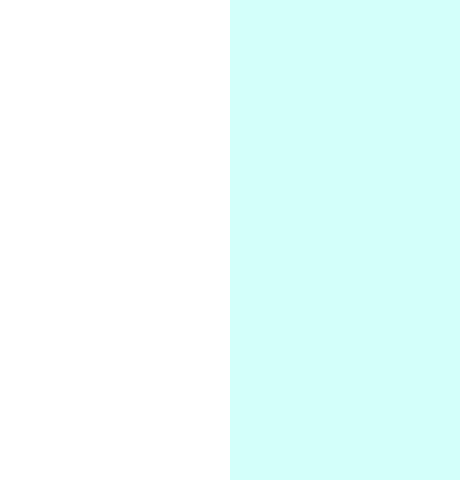
Frame 1 (no input)
Frame 60 (the mouse pressed at the canvas centre just before this capture): identical to frame 1, image omitted
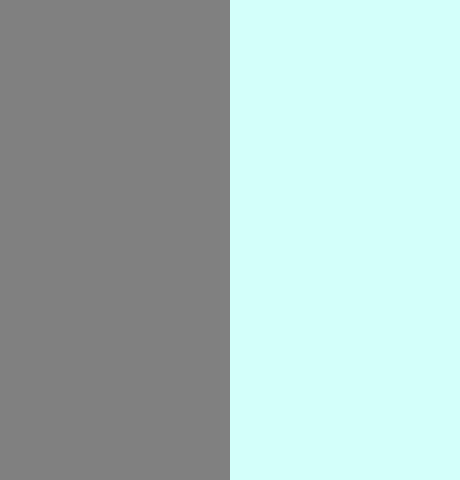
Frame 120 (the mouse held since frame 60 and released just before this capture)

The Processing sketch that drew these frames (run headless with seeded random() and noise(); from frame 60 on, the mouse is pressed at the canvas centre):

// Processing sketch: processing_187376
// ── processing_187376.pde

//declare variable
float r,g,b,rd;

void setup() {//executed only once
  //size(displayWidth,displayHeight);//window size
  size(460,480);
  frameRate(30);
}

void draw() {//repeated forever
  background(255);
  strokeWeight(0.2);
  stroke(0);
  line(width/2,0,width/2,height);
  fill(r,g,b);
  noStroke();
 
  ellipse(mouseX,mouseY,rd,rd);
 if(mousePressed){
  background(128,10);
  }
  if(mouseX > width/2){
    fill(147,255,243);
    rect(0,0,width/2,height);
  }else{
    fill(211,255,250);
    rect(width/2,0,width/2,height);
  }
}

void keyPressed(){//event function
  r = random(255);
  g = random(255);
  b = random(255);
  println(keyCode);
}
